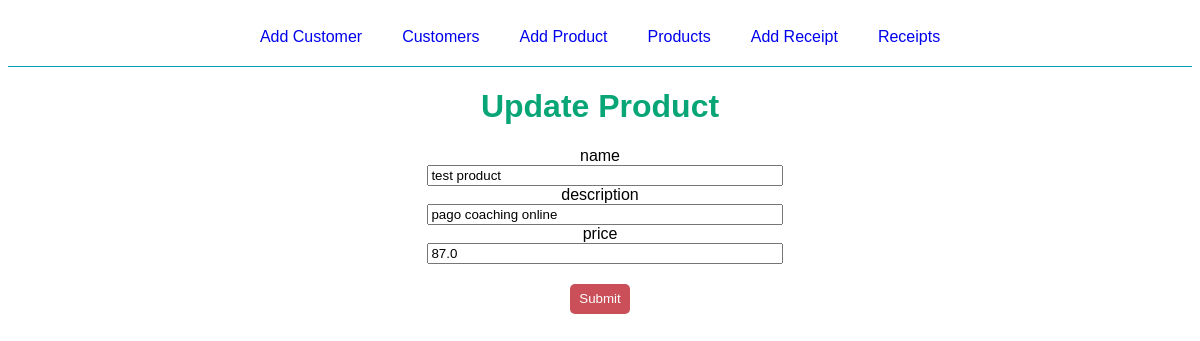
Screenshot of /product/update/3 with the database file from the repository.
### flaskr/models/product/__init__.py (models this page shows, shortened)
class Product(db.Model, MyModel):
    id = Column(Integer, primary_key=True)
    name = Column(String(100), nullable=False, unique=True)
    description = Column(Text(1000), nullable=False)
    price = Column(Float, nullable=False, default=0)
    sold_products = db.relationship(
        'SoldProduct',
        backref='product',
        lazy=True,
        cascade='all, delete-orphan'
    )
    def get(id):
        return Product.query.get(id)

### flaskr/views/product.py (the view, shortened to what this page needs)
@bp.route('/update/<int:product_id>', methods=("GET", "POST"))
def update(product_id):
    product = Product.get(product_id)
    return render_template(
        'product/update.html',
        product=product,
        heads=product_heads
    )

### flaskr/templates/product/update.html
{% extends 'base.html' %}
{% block content %}
<div class="title-container">
    <h1 class="title">Update Product</h1>
</div>
<form method="post" class="update" >
    {% for head in heads %}
    {% if heads != id %}
    <div class="label-div">
        <label for="{{ head }}" class="input-label">{{ head }}</label>
    </div>
    <div class="input-div">
        <input type="text" value="{{ product[head] }}" name="{{ head }}" id="{{ head }}" class="input-product">
    </div>
    {% endif %}
    {% endfor %}
        <input type="submit" class="submit-btn">
</form>
{% endblock %}

### flaskr/static/style.css (style rules this page uses)
* { font-family: Verdana, Geneva, Tahoma, sans-serif; }
.title { font-family: Verdana, Geneva, Tahoma, sans-serif; color: rgb(8, 165, 118) }
.title-container, .add, .update { display: flex; justify-content: center; flex-direction: column; align-items: center; }
.input-customer, .input-product { width: 100%; }
.input-div { width: 30%; margin-left: 10px; }
.submit-btn { height: 30px; width: 60px; background-color: rgb(202, 79, 89); border: 0px; border-radius: 5px; color: white; margin-top: 20px; }

### rows the page displays
Product: name "test product" "pago coaching online" "87.0"

### other values shown
{{ head }} "name" "description" "price"
